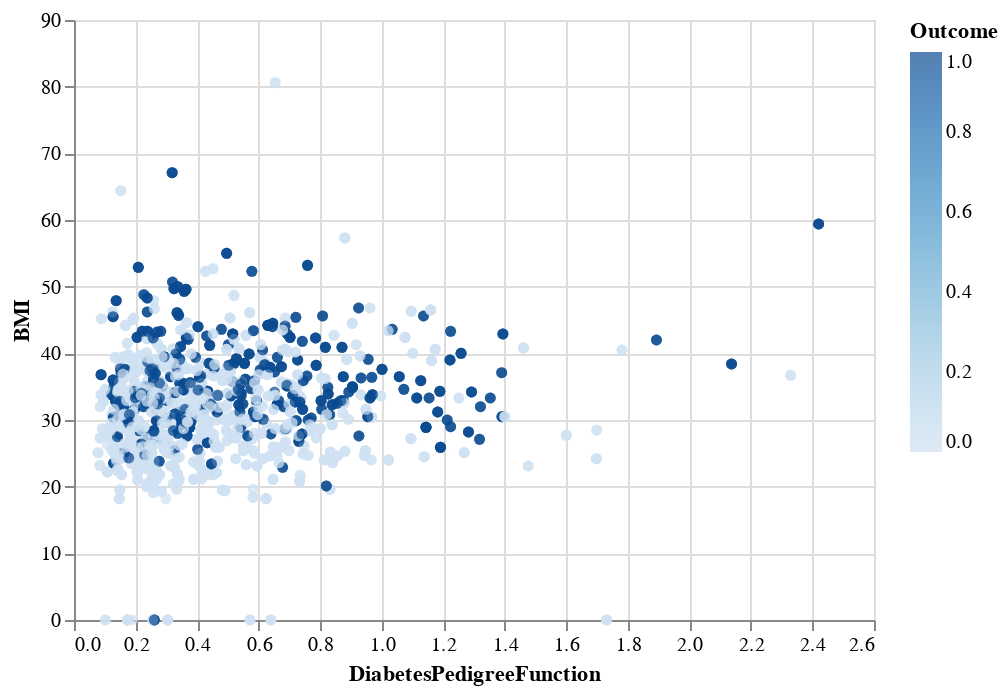

Notebook source saved alongside this figure:
### Markdown cell above
Из графика видно, что количество здоровых уменьшается с 4 беременности что свидетельствует о недостаточности данных.

### Code cell
import altair as alt
sel = alt.selection_single(fields=["Outcome"])

c1= alt.Chart(data).mark_circle().encode(
    x="DiabetesPedigreeFunction",
    y="BMI",
    color=alt.Color('Outcome')
)
c1

### Figure 1 — Vega-Lite specification as saved in the notebook (floating-point values rounded to 4 significant figures; data arrays with more than 128 entries replaced by an {"elided": "..."} marker saying what was removed)
{"config": {"view": {"continuousWidth": 400, "continuousHeight": 300}}, "data": {"name": "data-ddc22c8292285d05f527e8380756eec3"}, "mark": "circle", "encoding": {"color": {"field": "Outcome", "type": "quantitative"}, "x": {"field": "DiabetesPedigreeFunction", "type": "quantitative"}, "y": {"field": "BMI", "type": "quantitative"}}, "$schema": "https://vega.github.io/schema/vega-lite/v4.17.0.json", "datasets": {"data-ddc22c8292285d05f527e8380756eec3": {"elided": "2000 records"}}}
